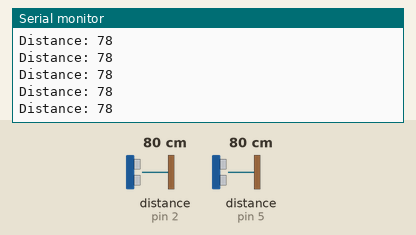
The sketch below on a simulated Arduino Uno, built with avr-gcc and run on an emulated ATmega328P. Parts: the last lines printed to the serial monitor. Wiring (inferred from the names in the program): 2 × ultrasonic range finder: trigger pin 3, echo pin 2 / trigger pin 6, echo pin 5. The inputs (shaded band) are chosen by the test bench; at power-on: distance to the obstacle (sensors on pin 2, pin 5) 80 cm. The echo pulse lasts 58.3 µs per cm.

Above: at 1.2 s.
1.3 s: distance to the obstacle (sensor on pin 2) set to 2 cm
At 1.9 s:
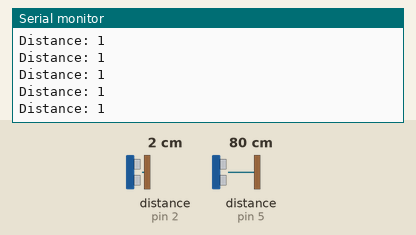
4.3 s: distance to the obstacle (sensor on pin 5) set to 250 cm
7.3 s: distance to the obstacle (sensor on pin 2) set to 4 cm
At 8.4 s:
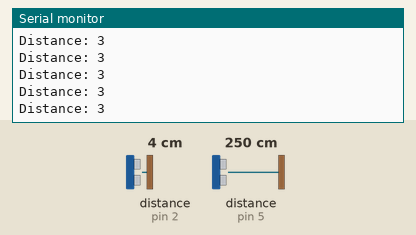
10.3 s: distance to the obstacle (sensor on pin 5) set to 299 cm
13.3 s: distance to the obstacle (sensor on pin 2) set to 9 cm
At 14.3 s:
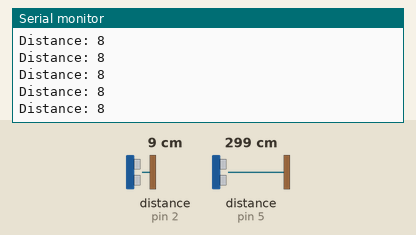
16.3 s: distance to the obstacle (sensor on pin 2) set to 35 cm
At 16.8 s:
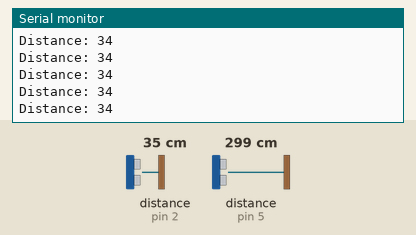
Timing chart, 0 to 19.3 s (numbered marks = the images above; inputs shaded):
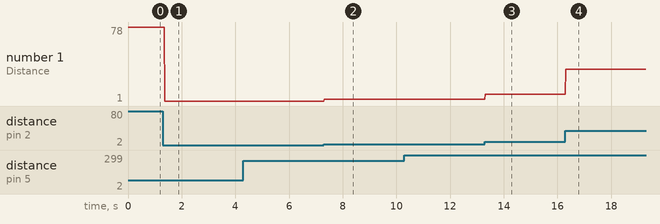

Measured:
- after the input at 1.3 s, the serial monitor: prints a new line after 0.07 s (image 1)
- after the input at 7.3 s, the serial monitor: prints a new line at once (image 2)
- after the input at 13.3 s, the serial monitor: prints a new line at once (image 3)
- after the input at 16.3 s, the serial monitor: prints a new line at once (image 4)
- plotted number 1: 78 → 1 after the input at 1.3 s, 1 → 3 after the input at 7.3 s, 3 → 8 after the input at 13.3 s, 8 → 34 after the input at 16.3 s

The sketch:

sketch_may22e.ino
```cpp
const int trigPin = 3;
const int echoPin = 2;
const int trigPin2 = 6;
const int echoPin2 = 5;
// defines variables
long duration, duration2;
int distance, distance2;
int E1 = 10;
int M1 = 13;
int E2 = 11;
int M2 = 12;
int value=225;

void setup() {
pinMode(trigPin, OUTPUT); // Sets the trigPin as an Output
pinMode(echoPin, INPUT); // Sets the echoPin as an Input
pinMode(trigPin2, OUTPUT); // Sets the trigPin as an Output
pinMode(echoPin2, INPUT);
Serial.begin(9600); // Starts the serial communication
}
void loop() {
digitalWrite(trigPin, LOW);
delayMicroseconds(2);
digitalWrite(trigPin, HIGH);
delayMicroseconds(10);
digitalWrite(trigPin, LOW);
duration = pulseIn(echoPin, HIGH);
distance= duration*0.034/2;
Serial.print("Distance: ");
Serial.println(distance);

digitalWrite(trigPin2, LOW);
delayMicroseconds(2);
digitalWrite(trigPin2, HIGH);
delayMicroseconds(10);
digitalWrite(trigPin2, LOW);
duration2 = pulseIn(echoPin2, HIGH);
distance2 = duration2*0.034/2;
//Serial.print("Distance2: ");
//Serial.println(distance2);
void drive_forward();

//if(distance <= 20) hard_left();
//else if(distance2 <= 40) turn_left();
//else if(distance2 > 40 && distance2<=60) drive_forward();
//else if(distance2>60) turn_right();
}
void turn_left(){
digitalWrite(M1, HIGH);
digitalWrite(M2, LOW);
analogWrite(E1, value);
analogWrite(E2, 50);
}
void drive_forward(){
digitalWrite(M1, HIGH);
digitalWrite(M2, LOW);
analogWrite(E1, value);
analogWrite(E2, value);
}
void turn_right(){
digitalWrite(M1, HIGH);
digitalWrite(M2, LOW);
analogWrite(E1, 150);
analogWrite(E2, value);
}
void hard_left(){
digitalWrite(M1, LOW);
digitalWrite(M2, LOW);
analogWrite(E1, value);
analogWrite(E2, 100);
delay(250);
}
```
